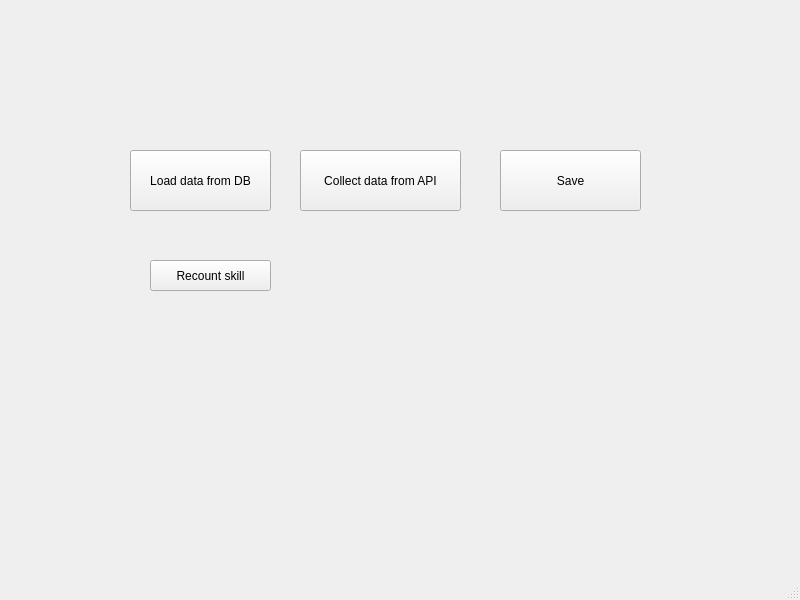
<?xml version="1.0" encoding="UTF-8"?>
<ui version="4.0">
 <class>MainWindow</class>
 <widget class="QMainWindow" name="MainWindow">
  <property name="geometry">
   <rect>
    <x>0</x>
    <y>0</y>
    <width>800</width>
    <height>600</height>
   </rect>
  </property>
  <property name="windowTitle">
   <string>MainWindow</string>
  </property>
  <widget class="QWidget" name="centralwidget">
   <widget class="QPushButton" name="pushButton">
    <property name="geometry">
     <rect>
      <x>300</x>
      <y>150</y>
      <width>161</width>
      <height>61</height>
     </rect>
    </property>
    <property name="text">
     <string>Collect data from API</string>
    </property>
   </widget>
   <widget class="QPushButton" name="pushButton_2">
    <property name="geometry">
     <rect>
      <x>500</x>
      <y>150</y>
      <width>141</width>
      <height>61</height>
     </rect>
    </property>
    <property name="text">
     <string>Save</string>
    </property>
   </widget>
   <widget class="QPushButton" name="pushButton_3">
    <property name="geometry">
     <rect>
      <x>130</x>
      <y>150</y>
      <width>141</width>
      <height>61</height>
     </rect>
    </property>
    <property name="text">
     <string>Load data from DB</string>
    </property>
   </widget>
   <widget class="QPushButton" name="pushButton_4">
    <property name="geometry">
     <rect>
      <x>150</x>
      <y>260</y>
      <width>121</width>
      <height>31</height>
     </rect>
    </property>
    <property name="text">
     <string>Recount skill</string>
    </property>
   </widget>
  </widget>
  <widget class="QMenuBar" name="menubar">
   <property name="geometry">
    <rect>
     <x>0</x>
     <y>0</y>
     <width>800</width>
     <height>21</height>
    </rect>
   </property>
  </widget>
  <widget class="QStatusBar" name="statusbar"/>
 </widget>
 <resources/>
 <connections/>
</ui>
